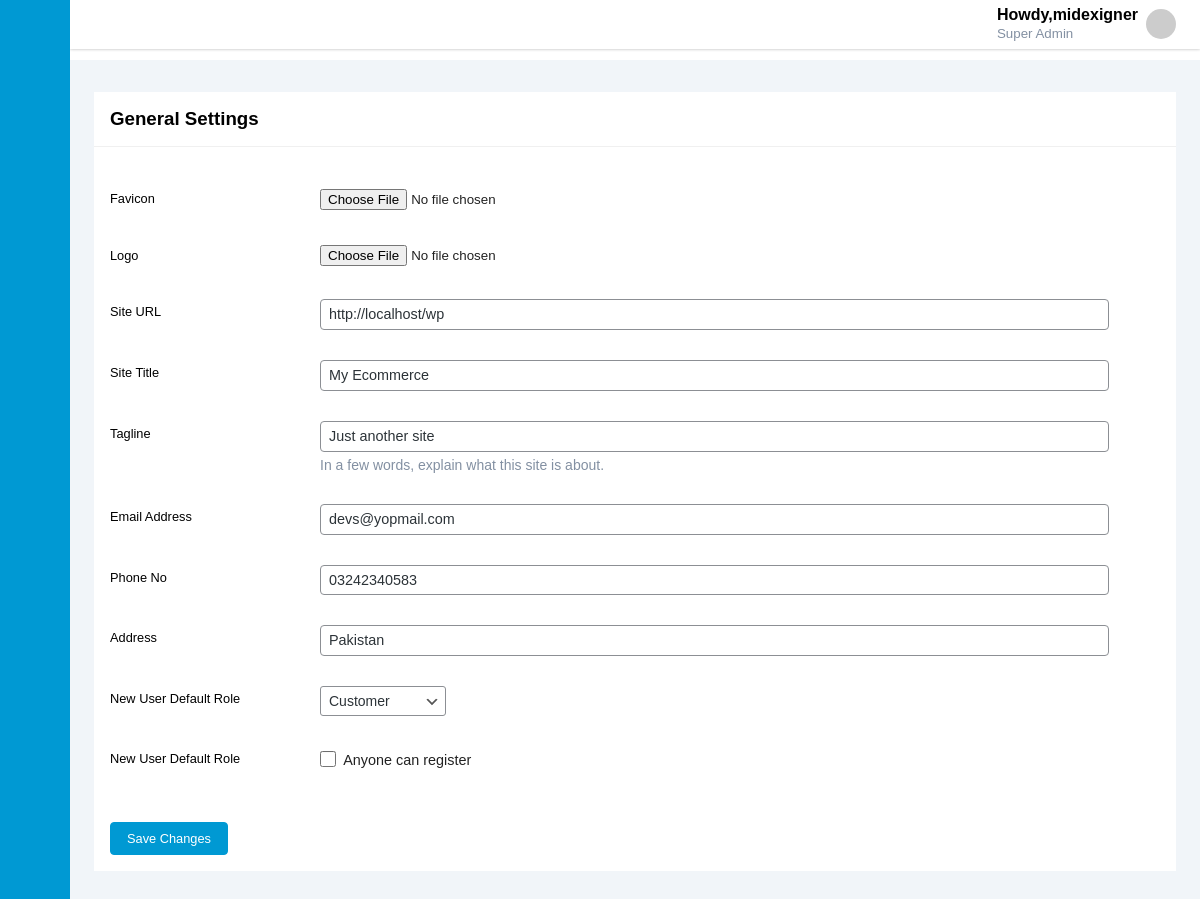
Page /admin/options-general (signed in) on the committed database.
### tables this page shows
CREATE TABLE `options` (
  `option_id` int(11) NOT NULL,
  `option_name` varchar(190) NOT NULL,
  `option_value` longtext NOT NULL
);

### inc/functions.php (called while the page is built, shortened)
<?php
function setting($params){
global $db;
$sql = 'SELECT option_value FROM options WHERE option_name=:params LIMIT 1';
$statement = $db->prepare($sql);
$statement->execute([':params'=>$params]);
return $statement->fetch()['option_value'];
}

### admin/options-general.php (the view, shortened to what this page needs)
<?php require_once "common/head.php"; ?>
   <?php require_once "common/sidebar.php"; ?>
   <?php require_once "common/header.php"; ?>
        <div class="card">
            <div class="card-header">
                <h3>General Settings</h3>
            </div>
            <div class="card-body">
                <form method="post" method="user-new.html" id="createuser" enctype="">
<table class="form-table" role="presentation">
<tbody>
     <tr class="form-field">
    <th>
      <label for="site_icon">Favicon</label>
    </th>
    <td>
     <input type="file" name="site_icon" id="site_icon">
    </td>
  </tr>
    <tr class="form-field">
    <th>
      <label for="site_logo">Logo</label>
    </th>
    <td>
     <input type="file" name="site_logo" id="site_logo">
    </td>
  </tr>
  <tr class="form-field">
    <th>
      <label for="site_url">Site URL</label>
    </th>
    <td>
     <input type="url" placeholder="Site URL" name="site_url" id="site_url" value="<?php echo setting('site_url'); ?>">
    </td>
  </tr>
  <tr class="form-field">
    <th>
      <label for="site_name">Site Title</label>
    </th>
    <td>
     <input type="text" placeholder="Site Title" name="site_name" id="site_name" value="<?php echo setting('site_name'); ?>">
    </td>
  </tr>
  <tr class="form-field">
    <th>
      <label for="site_description">Tagline</label>
    </th>
    <td>
      <input type="text" placeholder="Tagline" name="site_description" id="site_description" value="<?php echo setting('site_description'); ?>">
      <p>In a few words, explain what this site is about.</p>
    </td>
  </tr>
  <tr class="form-field">
    <th scope="row">
      <label for="admin_email"> Email Address</label>
    </th>
    <td>
      <input type="email" placeholder="Email Address" name="admin_email" id="admin_email" value="<?php echo setting('admin_email'); ?>">
    </td>
  </tr>
  <tr class="form-field">
    <th scope="row">
      <label for="admin_phone">Phone No</label>
    </th>
    <td>
      <input type="text" placeholder="Phone No" name="admin_phone" id="admin_phone" value="<?php echo setting('admin_phone'); ?>">
    </td>
  </tr>
   <tr class="form-field">
    <th scope="row">
      <label for="admin_address">Address</label>
    </th>
    <td>
      <input type="text" placeholder="Address" name="admin_address" id="admin_address" value="<?php echo setting('admin_address'); ?>">
    </td>
  </tr>
   <tr class="form-field">
    <th scope="row">
      <label for="default_role">New User Default Role</label>
    </th>
    <td>
      <select name="default_role" id="default_role">
    <option value="customer" <?php echo (setting('default_role')==='customer'?'selected':''); ?>>Customer</option>
      </select>
    </td>
  </tr>
   <tr class="form-field">
    <th scope="row">
      New User Default Role
    </th>
    <td>
    <label for="users_can_register">
<input name="users_can_register" type="checkbox" id="users_can_register" value="1"  <?php echo (setting('users_can_register')=='1'?'checked="checked"':''); ?>>
	Anyone can register</label>
    </td>
  </tr>
</tbody>
</table>
<p class="submit"><input type="submit" name="createuser" id="createusersub" class="btn" value="Save Changes"></p>
</form>
            </div>
        </div>
        <?php require_once "common/footer.php"; ?>
 <?php require_once "common/foot.php"; ?>

### admin/assets/css/style.css (style rules this page uses)
:root { --main-color:#0099d3; --color-dark:#1d2231; --text-grey:#8390a2; }
* { padding: 0; margin: 0; box-sizing: border-box; list-style-type: none; text-decoration: none; font-family: 'Poppins',sans-serif; }
input[type=color], input[type=date], input[type=datetime-local], input[type=datetime], input[type=email], input[type=month], input[type=number], input[type=password], input[type=search], input[type=tel], input[type=text], input[type=time], input[type=url], input[type=week], select, textarea { box-shadow: 0 0 0 transparent; border-radius: 4px; border: 1px solid #8c8f94; background-color: #fff; color: #2c3338; font-size: .9rem; padding: 0 8px; line-height: 2; min-height: 30px; width: 100%; display: block; max-width: none; box-sizing: border-box; }
select { font-size: 14px; line-height: 2; color: #2c3338; border-color: #8c8f94; box-shadow: none; border-radius: 3px; padding: 0 24px 0 8px; min-height: 30px; max-width: 25rem; -webkit-appearance: none; background-size: 16px 16px; cursor: pointer; vertical-align: middle; width: auto; }
table { border-collapse: collapse; width: 100%; }
table td { padding: 0.5rem; font-size: .9rem; color: #222; }
.card { background-color: #fff; }
.card-header, .card-body { padding: 1rem; }
.card-header { display: flex; justify-content: space-between; align-items: center; border-bottom: 1px solid #f0f0f0; }
.form-table { border-collapse: collapse; margin-top: 0.5em; width: 100%; clear: both; }
.form-table th { vertical-align: top; text-align: left; padding: 20px 10px 20px 0; width: 200px; line-height: 1.3; font-weight: 400; font-size: .8rem; }
.form-table td { margin-bottom: 9px; padding: 15px 10px; line-height: 1.3; vertical-align: middle; }
.form-table td p { margin-top: 4px; margin-bottom: 0; font-size: 14px; color: var(--text-grey); }
.form-table td label { margin: 0.35em 0 0.5em!important; display: inline-block; }
.form-field input[type=email], .form-field input[type=number], .form-field input[type=password], .form-field input[type=search], .form-field input[type=tel], .form-field input[type=text], .form-field input[type=url], .form-field textarea { border-style: solid; border-width: 1px; width: 95%; }
.form-field p, .form-field select { max-width: 95%; }
input[type=checkbox], input[type=radio] { border: 1px solid #8c8f94; border-radius: 4px; background: #fff; color: #50575e; clear: none; cursor: pointer; display: inline-block; line-height: 0; height: 1rem; margin: -0.25rem 0.25rem 0 0; outline: 0; padding: 0!important; text-align: center; vertical-align: middle; width: 1rem; min-width: 1rem; box-shadow: inset 0 1px 2px rgb(0 0 0 / 10%); transition: .05s border-color ease-in-out; }
p.submit { text-align: left; max-width: 100%; margin-top: 20px; padding-top: 10px; }
.btn { background-color: var(--main-color); border-radius: 4px; color: #fff; font-size: 0.8rem; padding: 0.5rem 1rem; border: 1px solid var(--main-color); cursor: pointer; }

### rows in the picture
options: site_url "http://localhost/wp"
options: site_name "My Ecommerce"
options: site_description "Just another site"
options: admin_email "devs@yopmail.com"
options: admin_phone "03242340583"
options: admin_address "Pakistan"
options: default_role "Customer"
